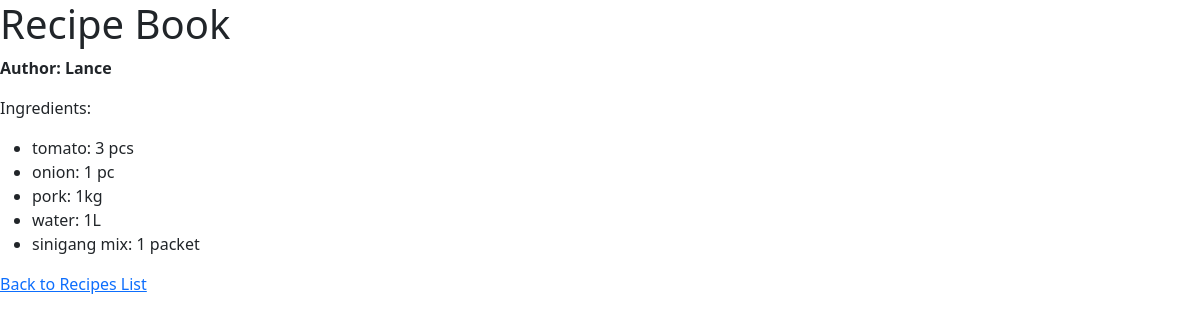
Page /recipe/1/ on the committed database.
### ledger/models.py (models this page shows, shortened)
class Recipe(models.Model):
    recipe_name = models.CharField(max_length=255, default="")
    recipe_author = models.CharField(max_length=255, default="")
    CreatedOn = models.DateField(auto_now_add=True)
    UpdatedOn = models.DateField(auto_now=True)

class RecipeIngredient(models.Model):
    ingredient = models.ForeignKey(Ingredient, on_delete=models.CASCADE, related_name="ingredients")
    recipe = models.ForeignKey(Recipe, on_delete=models.CASCADE, related_name="recipe")
    quantity = models.CharField(max_length=100)

class Ingredient(models.Model):
    ingredient_name = models.CharField(max_length=255, default="")

### ledger/views.py (the view)
# urls.py: path('recipe/<int:recipe_id>/', recipe_ingredients,
def recipe_ingredients(request, recipe_id):
    recipe = Recipe.objects.filter(id=recipe_id).first()
    return render(request, 'recipe_ingredients.html', {"recipe": recipe})

### ledger/templates/recipe_ingredients.html (shortened to what this page needs)
{% extends 'base_template.html' %}
        {% block body_content %}
        <h1>Recipe Book</h1>
        <p><Strong>Author: {{ recipe.recipe_author }}</Strong></p>
        <p>Ingredients:</p>
        <ul>
            {% for recipeingredient in recipe.recipe.all %}
            <li>{{ recipeingredient.ingredient.ingredient_name }}: {{ recipeingredient.quantity }}</li>
            {% endfor %}
        </ul>
        <a href="{% url 'recipe_list' %}">Back to Recipes List</a>
        {% endblock %}

### ledger/templates/base_template.html (shortened to what this page needs)
<!DOCTYPE html>
<head lang="en-us">
    <link href="https://cdn.jsdelivr.net/npm/bootstrap@5.3.3/dist/css/bootstrap.min.css" rel="stylesheet">
</head>
<body>
    {% block body_content %}{% endblock body_content %}
</body>

### rows in the picture
Recipe: recipe_author "Lance"
RecipeIngredient: ingredient.ingredient_name "tomato", quantity "3 pcs"
RecipeIngredient: ingredient.ingredient_name "onion", quantity "1 pc"
RecipeIngredient: ingredient.ingredient_name "pork", quantity "1kg"
RecipeIngredient: ingredient.ingredient_name "water", quantity "1L"
RecipeIngredient: ingredient.ingredient_name "sinigang mix", quantity "1 packet"
